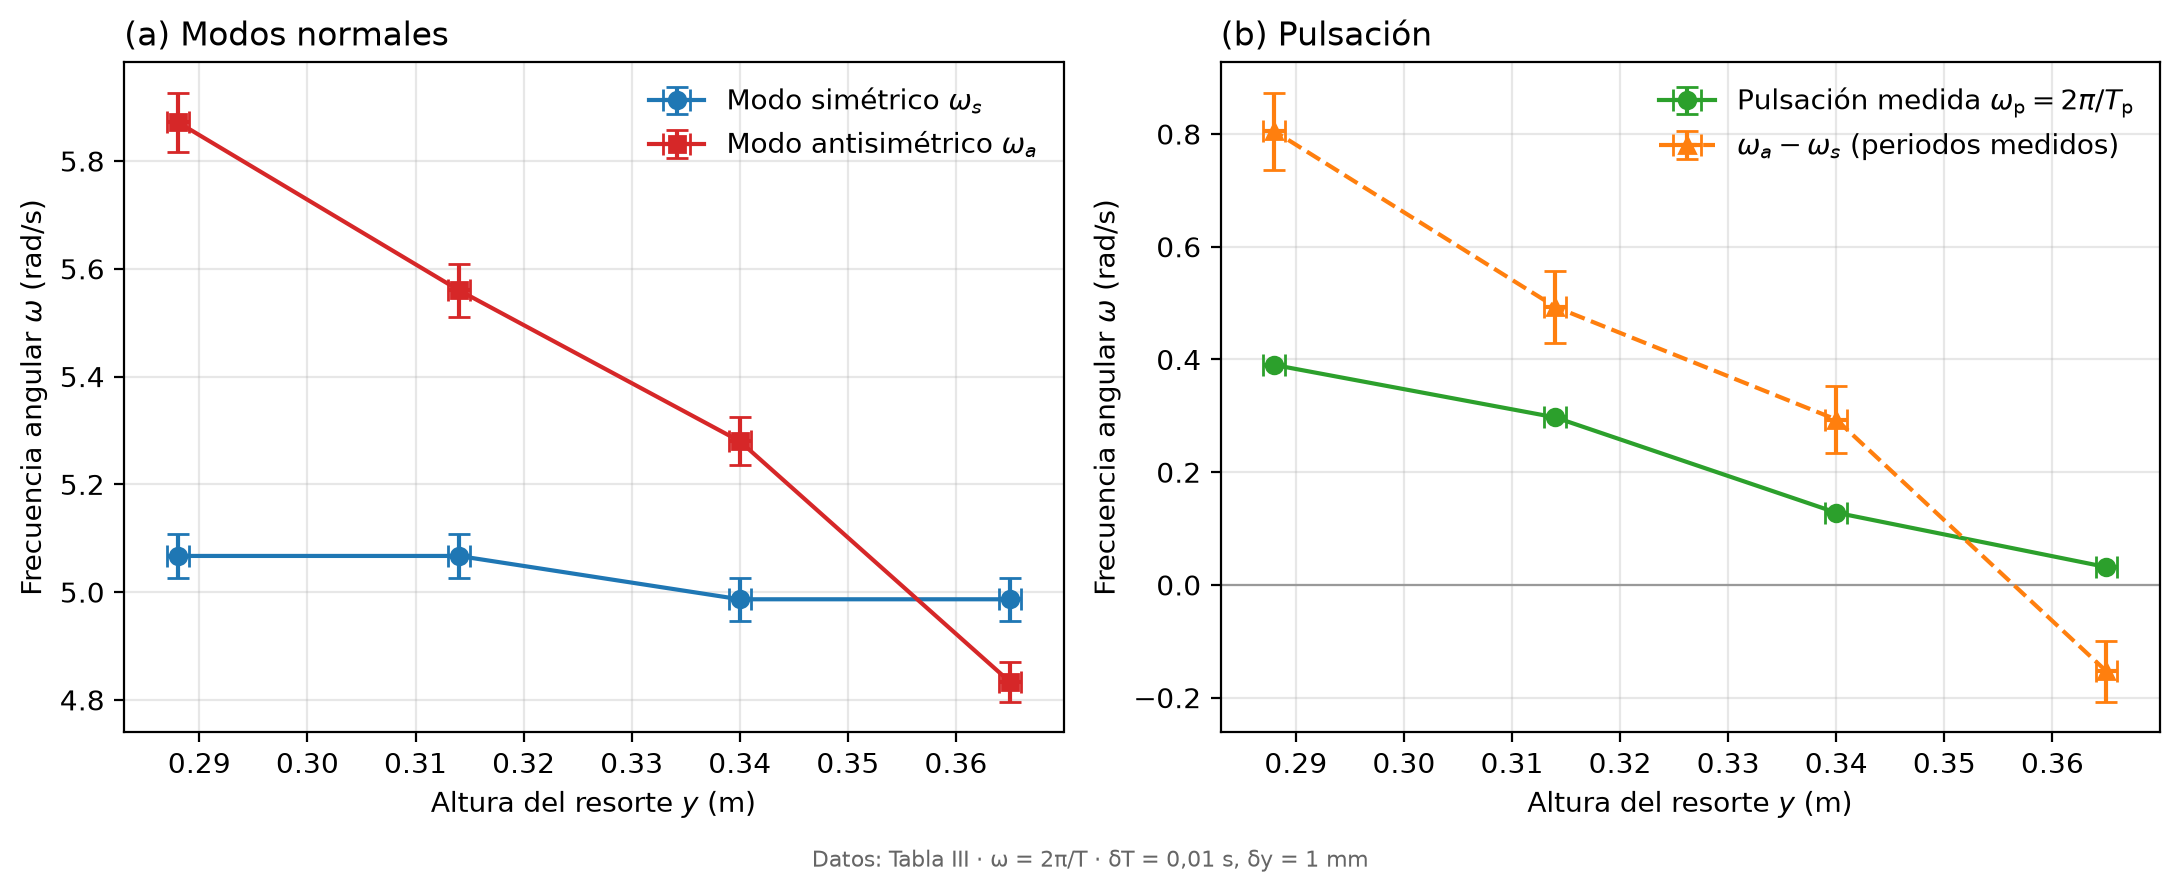

The script that saved this image:
"""Frecuencias experimentales contra la altura del resorte (Tabla III).

(a) Modos normales: omega_s y omega_a.
(b) Pulsación: omega_p medida, superpuesta con omega_a - omega_s calculada con los
    periodos medidos (deberían coincidir según la Ec. de la pulsación).
"""

import matplotlib.pyplot as plt
import numpy as np

# Datos (Tabla III)
y = np.array([0.365, 0.340, 0.314, 0.288])  # m
Ts = np.array([1.26, 1.26, 1.24, 1.24])  # s
Ta = np.array([1.30, 1.19, 1.13, 1.07])  # s
Tp = np.array([199.0, 49.02, 21.14, 16.1])  # s

# Incertidumbres instrumentales
dy = np.full_like(y, 0.001)  # m (regla)
dT = 0.01  # s (resolución de los periodos)

ws = 2 * np.pi / Ts
wa = 2 * np.pi / Ta
wp = 2 * np.pi / Tp
dws = 2 * np.pi * dT / Ts**2
dwa = 2 * np.pi * dT / Ta**2
dwp = 2 * np.pi * dT / Tp**2

wdiff = wa - ws
dwdiff = np.sqrt(dwa**2 + dws**2)

for i in range(len(y)):
    print(
        f"y = {y[i]:.3f} m: ws = {ws[i]:.3f}, wa = {wa[i]:.3f}, "
        f"wp = {wp[i]:.4f}, wa - ws = {wdiff[i]:.3f} rad/s"
    )

fig, (axa, axb) = plt.subplots(1, 2, figsize=(11, 4.3))

axa.errorbar(
    y,
    ws,
    xerr=dy,
    yerr=dws,
    fmt="o-",
    color="C0",
    capsize=4,
    ms=6,
    label=r"Modo simétrico $\omega_s$",
)
axa.errorbar(
    y,
    wa,
    xerr=dy,
    yerr=dwa,
    fmt="s-",
    color="C3",
    capsize=4,
    ms=6,
    label=r"Modo antisimétrico $\omega_a$",
)
axa.set_xlabel(r"Altura del resorte $y$ (m)")
axa.set_ylabel(r"Frecuencia angular $\omega$ (rad/s)")
axa.set_title("(a) Modos normales", loc="left")
axa.grid(alpha=0.3)
axa.legend(frameon=False)

axb.errorbar(
    y,
    wp,
    xerr=dy,
    yerr=dwp,
    fmt="o-",
    color="C2",
    capsize=4,
    ms=6,
    label=r"Pulsación medida $\omega_{\mathrm{p}} = 2\pi/T_{\mathrm{p}}$",
)
axb.errorbar(
    y,
    wdiff,
    xerr=dy,
    yerr=dwdiff,
    fmt="^--",
    color="C1",
    capsize=4,
    ms=6,
    label=r"$\omega_a - \omega_s$ (periodos medidos)",
)
axb.axhline(0, color="0.6", lw=0.8)
axb.set_xlabel(r"Altura del resorte $y$ (m)")
axb.set_ylabel(r"Frecuencia angular $\omega$ (rad/s)")
axb.set_title("(b) Pulsación", loc="left")
axb.grid(alpha=0.3)
axb.legend(frameon=False)

fig.text(
    0.5,
    -0.02,
    "Datos: Tabla III · ω = 2π/T · δT = 0,01 s, δy = 1 mm",
    ha="center",
    fontsize=8,
    color="0.4",
)
fig.tight_layout()

fig.savefig("frecuencias.png", dpi=200, bbox_inches="tight")
fig.savefig("frecuencias.pdf", bbox_inches="tight")
